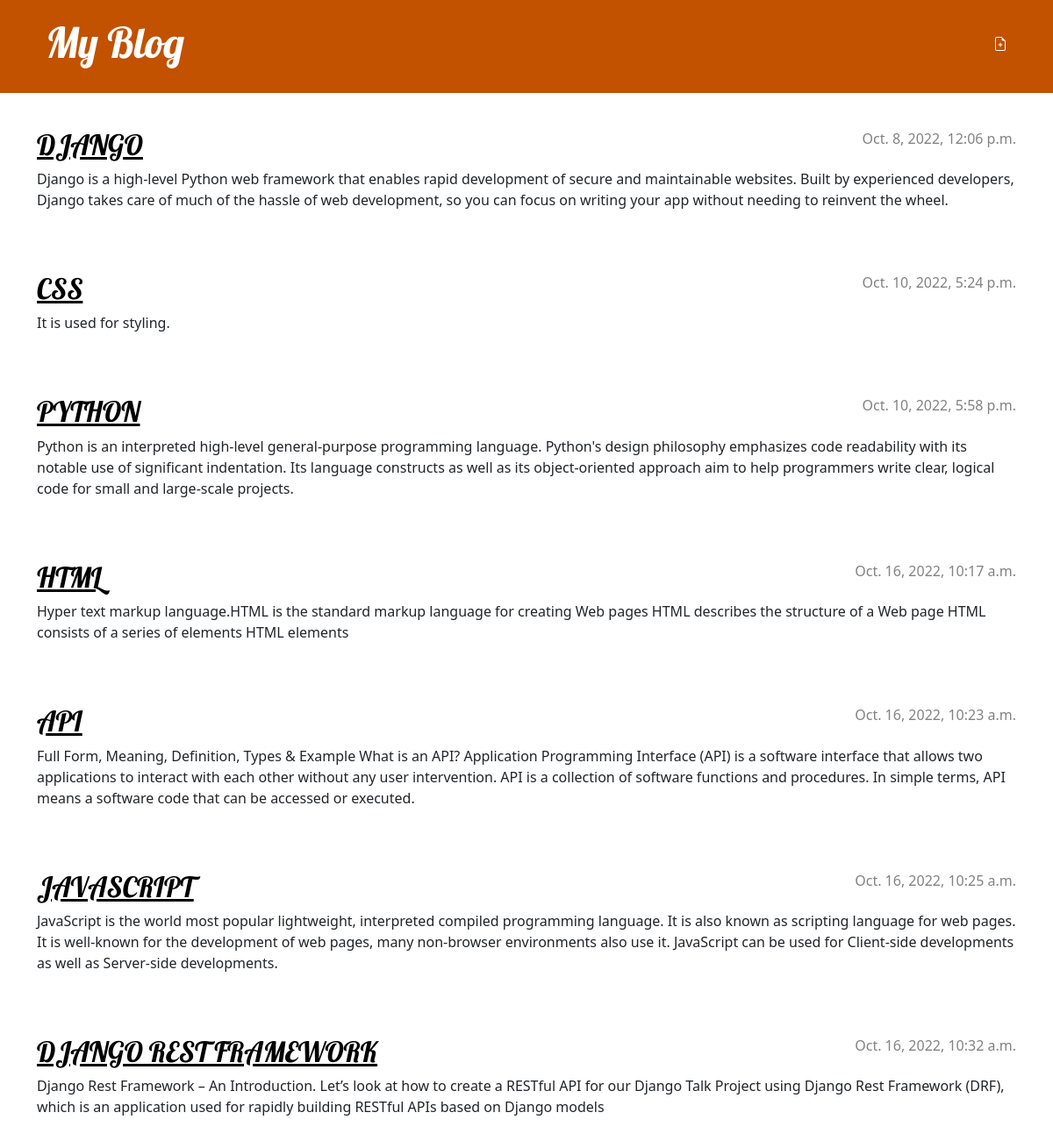
The page / on the database its author committed.
### blogs/models.py (models this page shows, shortened)
class Post (models.Model):
    author = models.ForeignKey(settings.AUTH_USER_MODEL, on_delete=models.CASCADE)
    title = models.CharField(max_length=200)
    text = models.TextField()
    created_date = models.DateTimeField(default=timezone.now)
    published_date = models.DateTimeField(blank=True, null=True)

### blogs/views.py (the view)
# urls.py: path('',views.post_list,name='post_list'),
def post_list(request):
    posts=Post.objects.filter(published_date__lte=timezone.now()).order_by('published_date')
    return render(request,'blogs/post_list.html',{'posts':posts})

### blogs/templates/blogs/post_list.html
{% extends 'blogs/base.html' %}
{% block content %}
    {% for post in posts %}
        <article class="post">
            <time class="date">
                {{ post.published_date }}
            </time>
            <h2><a href="{% url 'post_detail' pk=post.pk %}">{{ post.title }}</a></h2>
            <p>{{ post.text|linebreaksbr }}</p>
        </article>
    {% endfor %}
{% endblock %}

### blogs/templates/blogs/base.html (shortened to what this page needs)
{% load static %}
<!DOCTYPE html>
<html>
    <head>
        <link rel="stylesheet" href="https://cdn.jsdelivr.net/npm/bootstrap@5.1.3/dist/css/bootstrap.min.css">
        <link rel="stylesheet" href="{% static 'css/blog.css' %}">
    </head>
  <body>
    <header class="page-header">
      <div class="container">
          <a href="{% url 'post_new' %}" class="top-menu">
          </a>
          <h1><a href="/">My Blog</a></h1>
      </div>
    </header>
    <main class="container">
        <div class="row">
            <div class="col">
            {% block content %}
            {% endblock %}
            </div>
        </div>
    </main>
  </body>
</html>

### blogs/static/css/blog.css (style rules this page uses)
.page-header { background-color: #C25100; margin-top: 0; margin-bottom: 40px; padding: 20px 20px 20px 40px; }
.page-header h1, .page-header h1 a, .page-header h1 a:visited, .page-header h1 a:active { color: #ffffff; font-size: 36pt; text-decoration: none; }
h1, h2, h3, h4 { font-family: 'Lobster', cursive; }
.date { color: #828282; }
.top-menu, .top-menu:hover, .top-menu:visited { color: #ffffff; float: right; font-size: 26pt; margin-right: 20px; }
.post { margin-bottom: 70px; }
.post h2 a, .post h2 a:visited { color: #000000; }
.post > .date, .post > .actions { float: right; }

### rows shown on the page
Post: published_date "Oct. 8, 2022, 12:06 p.m.", title "DJANGO", text "Django is a high-level Python web framework that enables rapid development of secure and maintainable websites. Built by experienced developers, Django takes care of much of the hassle of web development, so you can focus on writing your app without needing to reinvent the wheel."
Post: published_date "Oct. 10, 2022, 5:24 p.m.", title "CSS", text "It is used for styling."
Post: published_date "Oct. 10, 2022, 5:58 p.m.", title "PYTHON", text "Python is an interpreted high-level general-purpose programming language. Python's design philosophy emphasizes code readability with its notable use of significant indentation. Its language constructs as well as its object-oriented approach aim to help programmers write clear, logical code for small and large-scale projects."
Post: published_date "Oct. 16, 2022, 10:17 a.m.", title "HTML", text "Hyper text markup language.HTML is the standard markup language for creating Web pages HTML describes the structure of a Web page HTML consists of a series of elements HTML elements"
Post: published_date "Oct. 16, 2022, 10:23 a.m.", title "API", text "Full Form, Meaning, Definition, Types & Example What is an API? Application Programming Interface (API) is a software interface that allows two applications to interact with each other without any user intervention. API is a collection of software functions and procedures. In simple terms, API means a software code that can be accessed or executed."
Post: published_date "Oct. 16, 2022, 10:25 a.m.", title "JAVASCRIPT", text "JavaScript is the world most popular lightweight, interpreted compiled programming language. It is also known as scripting language for web pages. It is well-known for the development of web pages, many non-browser environments also use it. JavaScript can be used for Client-side developments as well as Server-side developments."
Post: published_date "Oct. 16, 2022, 10:32 a.m.", title "DJANGO REST FRAMEWORK", text "Django Rest Framework – An Introduction. Let’s look at how to create a RESTful API for our Django Talk Project using Django Rest Framework (DRF), which is an application used for rapidly building RESTful APIs based on Django models"
